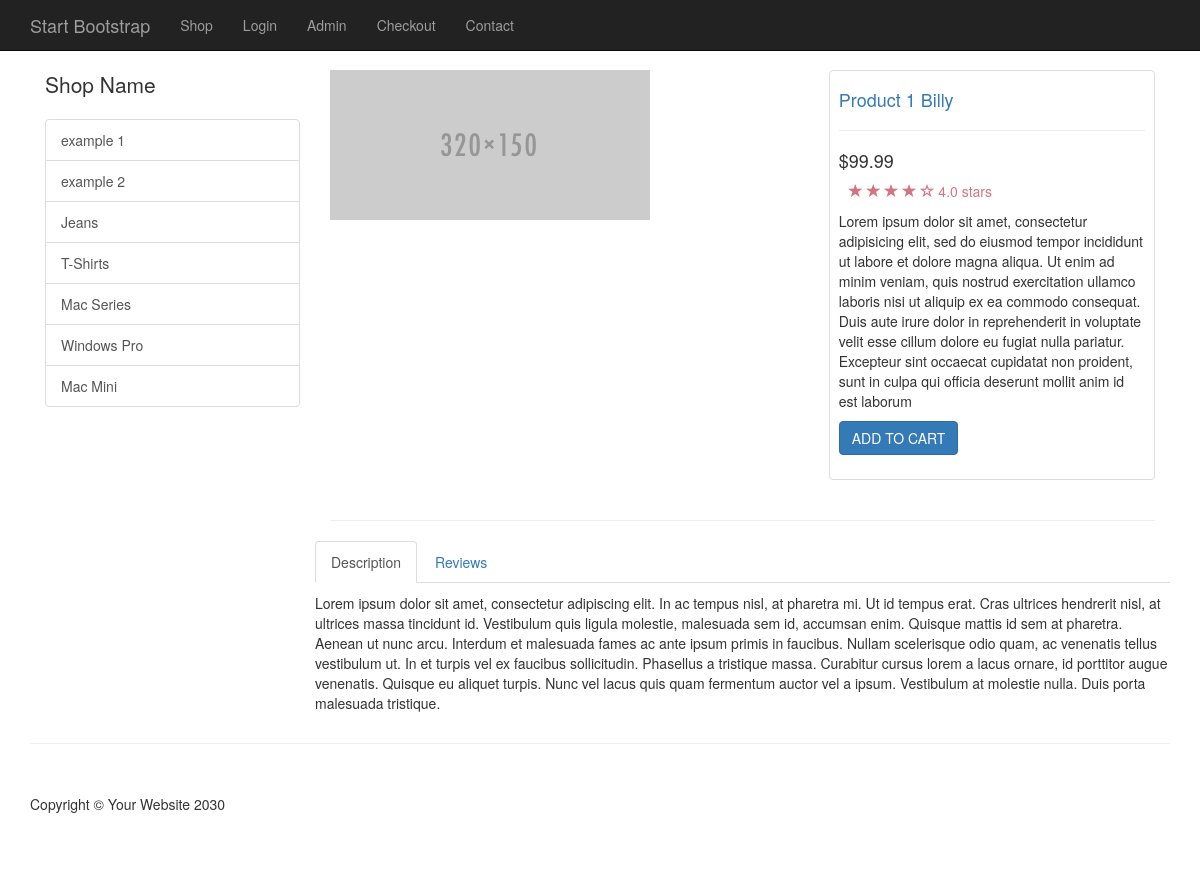
Page /item.php?id=1 on the committed database.
### tables this page shows
CREATE TABLE `categories` (
  `cat_id` int(11) NOT NULL,
  `cat_title` varchar(255) NOT NULL,
  `cat_stat` tinyint(1) NOT NULL DEFAULT '1'
);

CREATE TABLE `products` (
  `product_id` int(11) NOT NULL,
  `product_title` varchar(255) NOT NULL,
  `product_category_id` int(11) NOT NULL,
  `product_price` float NOT NULL,
  `product_description` text NOT NULL,
  `short_desc` text NOT NULL,
  `product_image` varchar(255) NOT NULL,
  `product_quantity` int(11) NOT NULL
);

### public/item.php (the view, shortened to what this page needs)
<?php
    include TEMPLATE_FRONT . DS . "header.php";
?>
<div class="container">
        <?php include TEMPLATE_FRONT . DS . "side_nav.php"; ?>
<?php
    $sql = " SELECT * FROM products WHERE product_id = " . escape_string($_GET['id']) . " ";
    $query = query($sql);
    while($row=fetch_array($query)):
?>
<div class="col-md-9">
<div class="row">
    <div class="col-md-7">
       <img class="img-responsive" src="../resources/<?php echo display_image($row['product_image']); ?>" alt="">
    </div>
    <div class="col-md-5">
        <div class="thumbnail">
    <div class="caption-full">
        <h4><a href="#"><?php echo $row['product_title']; ?></a> </h4>
        <hr>
        <h4 class="">&#36;<?php echo $row['product_price']; ?></h4>
    <div class="ratings">
        <p>
            <span class="glyphicon glyphicon-star"></span>
            <span class="glyphicon glyphicon-star"></span>
            <span class="glyphicon glyphicon-star"></span>
            <span class="glyphicon glyphicon-star"></span>
            <span class="glyphicon glyphicon-star-empty"></span>
            4.0 stars
        </p>
    </div>
        <p><?php echo $row['short_desc']; ?></p>
    <form action="cart.php">
        <div class="form-group">
            <input type="submit" class="btn btn-primary" value="ADD TO CART">
        </div>
    </form>
    </div>
</div>
</div>
</div>
        <hr>
<div class="row">
<div role="tabpanel">
  <ul class="nav nav-tabs" role="tablist">
    <li role="presentation" class="active"><a href="#home" aria-controls="home" role="tab" data-toggle="tab">Description</a></li>
    <li role="presentation"><a href="#profile" aria-controls="profile" role="tab" data-toggle="tab">Reviews</a></li>
  </ul>
  <div class="tab-content">
    <div role="tabpanel" class="tab-pane active" id="home">
    <p><?php echo $row['product_description']; ?></p>
    </div>
 </div>
</div>
</div>
</div>
<?php endwhile; ?>
</div>
<?php include TEMPLATE_FRONT . DS . "footer.php"; ?>

### resources/functions.php (shortened to what this page needs)
<?php
function query($sql){
	global $conn;
	return mysqli_query($conn,$sql);
}
function escape_string($string){
	global $conn;
	return mysqli_real_escape_string($conn,$string);
}
function fetch_array($send_query){
	return mysqli_fetch_array($send_query);
}
function get_categories(){
	$query = query("SELECT * FROM categories WHERE cat_stat=1");
	while($row=fetch_array($query)){
$cat = <<< DELIMETER
<a href="category.php?id=${row['cat_id']}" class="list-group-item">${row['cat_title']}</a>
DELIMETER;
	echo $cat;
	}
}
function display_image( $picture ){
	return "uploads" .DS . $picture;
}

### public/css/shop-homepage.css (style rules this page uses)
body { padding-top: 70px; }
.ratings { padding-right: 10px; padding-left: 10px; color: #d17581; }
.thumbnail { padding: 0; }
.thumbnail .caption-full { padding: 9px; color: #333; }

### public/css/styles.css (style rules this page uses)
.thumbnail .caption-full h4 a { text-transform: capitalize; }

### rows in the picture
categories: cat_title "example 1"
categories: cat_title "example 2"
categories: cat_title "Jeans"
categories: cat_title "T-Shirts"
categories: cat_title "Mac Series"
categories: cat_title "Windows Pro"
categories: cat_title "Mac Mini"
products: product_image (picture), product_title "Product 1 Billy", product_price "99.99", short_desc "Lorem ipsum dolor sit amet, consectetur adipisicing elit, sed do eiusmod tempor incididunt ut labore et dolore magna aliqua. Ut enim ad minim veniam, quis nostrud exercitation ullamco laboris nisi ut aliquip ex ea commodo consequat. Duis aute irure dolor in reprehenderit in voluptate velit esse cillum dolore eu fugiat nulla pariatur. Excepteur sint occaecat cupidatat non proident, sunt in culpa qui officia deserunt mollit anim id est laborum", product_description "Lorem ipsum dolor sit amet, consectetur adipiscing elit. In ac tempus nisl, at pharetra mi. Ut id tempus erat. Cras ultrices hendrerit nisl, at ultrices massa tincidunt id. Vestibulum quis ligula molestie, malesuada sem id, accumsan enim. Quisque mattis id sem at pharetra. Aenean ut nunc arcu. Interdum et malesuada fames ac ante ipsum primis in faucibus. Nullam scelerisque odio quam, ac venenatis tellus vestibulum ut. In et turpis vel ex faucibus sollicitudin. Phasellus a tristique massa. Curabitur cursus lorem a lacus ornare, id porttitor augue venenatis. Quisque eu aliquet turpis. Nunc vel lacus quis quam fermentum auctor vel a ipsum. Vestibulum at molestie nulla. Duis porta malesuada…"
